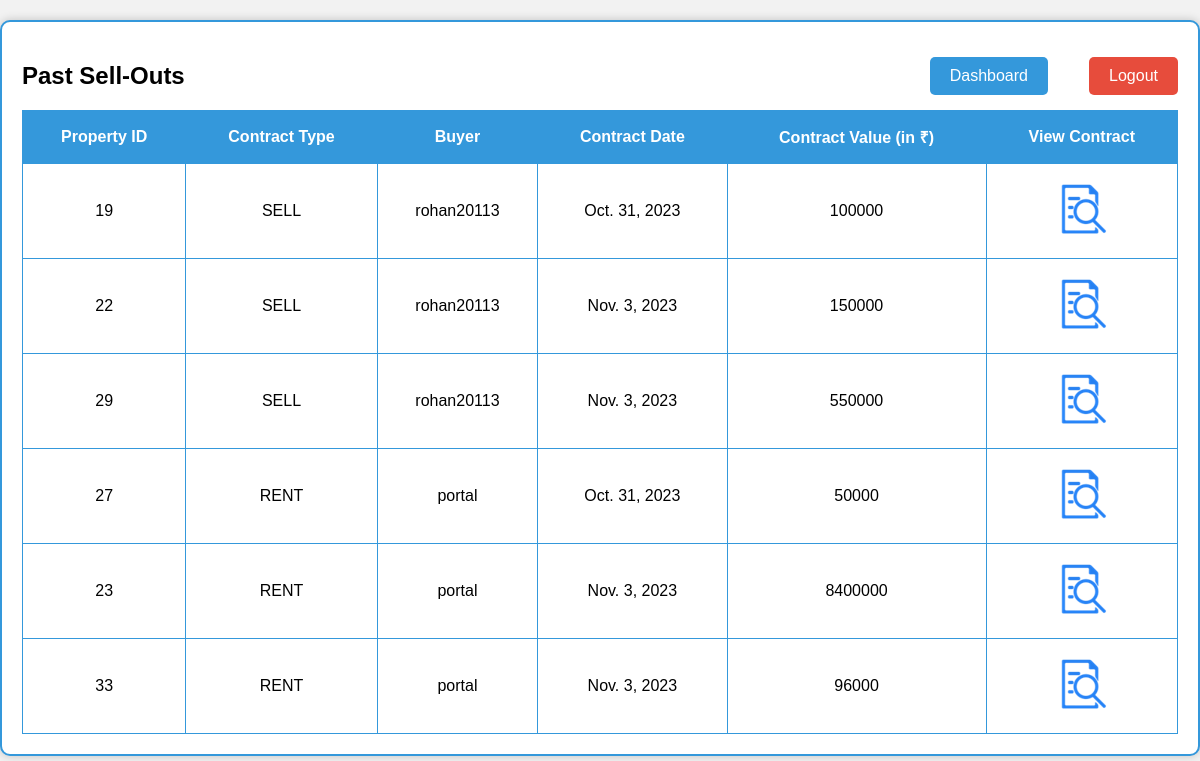
The page /past_sell_history (signed in) on the database its author committed.
### project_app/models.py (models this page shows, shortened)
class Property_Transfer_Contract(models.Model):
    id = models.AutoField(primary_key=True)
    application_id = models.DecimalField(decimal_places=0, max_digits=10, null = False, blank = False, default = None)
    property_id = models.DecimalField(decimal_places=0, max_digits=10, null = False, blank = False, default = None)
    property_address_line_1 = models.CharField(max_length=30,  null= False, blank=False, default = None)
    property_address_line_2 = models.CharField(max_length=30,  null= False, blank=True, default = '')
    property_state = models.CharField(max_length=30,  null= False, blank=False, default = None)
    property_city = models.CharField(max_length=30,  null= False, blank=False, default = None)
    property_pincode = models.CharField(max_length=6,  null= False, blank=False, default = None)
    buyer = models.CharField(max_length=30,  null= False, blank=False, default = None)
    first_name_buyer = models.CharField(max_length=30, null= False, blank=False, default = None)
    second_name_buyer = models.CharField(max_length=30, default= None)
    seller = models.CharField(max_length=30,  null= False, blank=False, default = None)
    first_name_seller = models.CharField(max_length=30, null= False, blank=False, default = None)
    second_name_seller = models.CharField(max_length=30, default= None)
    price = models.DecimalField(decimal_places=0, max_digits= 10, null = False, blank = False, default = None)
    date_of_agreement = models.DateField(null = False, blank = False, default= None)
    token = models.CharField(max_length=2000, null= False, blank=False, default = None)

class RentalsContract(models.Model):
    id = models.AutoField(primary_key=True)
    application_id = models.DecimalField(decimal_places=0, max_digits=10, null = False, blank = False, default = False)
    first_name = models.CharField(max_length=30, null= False, blank=False, default = None)
    second_name = models.CharField(max_length=30, default= None)
    username = models.CharField(max_length=30,  null= False, blank=False, default = False)
    party_type = models.CharField(max_length=6, null = False, blank = False, default = False)
    property_id = models.DecimalField(decimal_places=0, max_digits=10, null = False, blank = False, default = False)
    property_address_line_1 = models.CharField(max_length=30,  null= False, blank=False, default = None)
    property_address_line_2 = models.CharField(max_length=30,  null= False, blank=True, default = '')
    property_state = models.CharField(max_length=30,  null= False, blank=False, default = None)
    property_city = models.CharField(max_length=30,  null= False, blank=False, default = None)
    property_pincode = models.CharField(max_length=6,  null= False, blank=False, default = None)
    duration = models.DecimalField(decimal_places=0, max_digits=3, null = False, blank = False, default = False)
    rent_per_month = models.DecimalField(decimal_places=0, max_digits=7, null = False, blank = False, default = False)
    total_rent = models.DecimalField(decimal_places=0, max_digits=11, null = False, blank = False, default = False)
    date_of_agreement = models.DateField(null = False, blank = False, default= False)
    token = models.CharField(max_length=2000, null= False, blank=False, default = None)

### project_app/views.py (the view)
# urls.py: path("past_sell_history", views.past_sell_history, name = "past_sell_history_page"),
def past_sell_history(request):
    username = request.session.get('username')
    if(request.session.get('email_kyc') is None):
        return redirect('logout_page')
    if(username is None):
        return redirect('/login')
    if request.method == 'GET':
        sell_contracts_list = []
        contracts = Property_Transfer_Contract.objects.filter(seller = username)
        for i in range(len(contracts)):
            application = PropertyApplications.objects.get(id = contracts[i].application_id)
            if application.status == 'SUCCESS':
                temp = {
                    'application_id':contracts[i].application_id,
                    'type':'SELL',
                    'property_id': contracts[i].property_id,
                    'buyer': contracts[i].buyer,
                    'date_of_agreement': contracts[i].date_of_agreement,
                    'price': contracts[i].price
                }
                sell_contracts_list.append(temp)
        contracts = RentalsContract.objects.filter(username = username, party_type = 'lessor')
        for i in range(len(contracts)):
            application = PropertyApplications.objects.get(id = contracts[i].application_id)
            if application.status == 'SUCCESS':
                temp = {
                    'application_id':contracts[i].application_id,
                    'type':'RENT',
                    'property_id': contracts[i].property_id,
                    'buyer': 'portal',
                    'date_of_agreement': contracts[i].date_of_agreement,
                    'price': contracts[i].total_rent
                }
                sell_contracts_list.append(temp)
        return render(request, 'past_sell_history.html', {'contracts':sell_contracts_list})

### project_app/templates/past_sell_history.html (shortened to what this page needs)
{% load static %}
<!DOCTYPE html>
<html>
<head>
</head>
<body>
    <div class="container">
        <h2>Past Sell-Outs</h2>
        <a class="dashboard-button" href="/dashboard">Dashboard</a>
        <a class="logout-button" href="/logout">Logout</a>
        <div class="scroll-container">
            <table>
                <thead>
                    <tr>
                        <th>Property ID</th>
                        <th>Contract Type</th>
                        <th>Buyer</th>
                        <th>Contract Date</th>
                        <th>Contract Value (in ₹)</th>
                        <th>View Contract</th>
                    </tr>
                </thead>
                <tbody>
                    {% for contract in contracts %}
                    <tr>
                        <td>{{ contract.property_id }}</td>
                        <td>{{ contract.type }}</td>
                        <td>{{ contract.buyer }}</td>
                        <td>{{ contract.date_of_agreement }}</td>
                        <td>{{ contract.price }} </td>
                        <td>
                            <a href="/view_contract/{{contract.application_id}}" >
                                <img src ="{% static 'view_contract.png' %}" alt="View Contract">
                            </a>
                        </td>
                    </tr>
                    {% endfor %}
                </tbody>
            </table>
        </div>
    </div>
</body>
</html>

### project_app/templates/past_sell_history.html (style rules this page uses)
html, body { height: fit-content; font-family: Arial, sans-serif; background-color: #f2f2f2; margin: 0; padding: 0; }
.container { max-width: 1200px; margin: 20px auto; padding: 20px; border: 2px solid #3498db; background-color: #fff; box-shadow: 0px 0px 10px rgba(0, 0, 0, 0.2); border-radius: 10px; height: 100%; position: relative; overflow-x: scroll; }
.scroll-container { max-height: calc(100% - 120px); }
table { width: 100%; border-collapse: collapse; margin-top: 20px; }
table, th, td { border: 1px solid #3498db; }
th, td { padding: 15px; text-align: center; }
th { background-color: #3498db; color: #fff; }
.logout-button { position: absolute; top: 35px; right: 20px; background-color: #e74c3c; color: #fff; border: none; padding: 10px 20px; font-size: 16px; border-radius: 5px; cursor: pointer; text-decoration: none; }
.dashboard-button { position: absolute; top: 35px; right: 150px; background-color: #3498db; color: #fff; border: none; padding: 10px 20px; font-size: 16px; border-radius: 5px; cursor: pointer; text-decoration: none; }

### rows shown on the page
Property_Transfer_Contract: property_id "19", buyer "rohan20113", date_of_agreement "Oct. 31, 2023", price "100000"
Property_Transfer_Contract: property_id "22", buyer "rohan20113", date_of_agreement "Nov. 3, 2023", price "150000"
Property_Transfer_Contract: property_id "29", buyer "rohan20113", date_of_agreement "Nov. 3, 2023", price "550000"
RentalsContract: property_id "27", date_of_agreement "Oct. 31, 2023", price "50000"
RentalsContract: property_id "23", date_of_agreement "Nov. 3, 2023", price "8400000"
RentalsContract: property_id "33", date_of_agreement "Nov. 3, 2023", price "96000"

### other values the page prints
{{ contract.type }} "SELL" "SELL" "SELL" "RENT" "RENT" "RENT"
{{ contract.buyer }} "portal" "portal" "portal"
